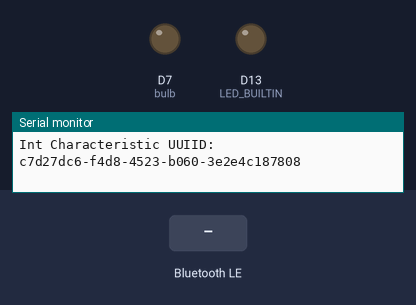
The sketch below on a simulated Arduino Nano 33 IoT. Shown: output pins drawn as LEDs (lit = HIGH), the last lines printed to the serial monitor. The inputs (shaded band) are chosen by the test bench. Nothing arrives over Bluetooth unless stated; a phone connects over Bluetooth LE 3 s after start.

Above: at 1.3 s.
1.4 s: Bluetooth LE write "on" received
At 3.8 s:
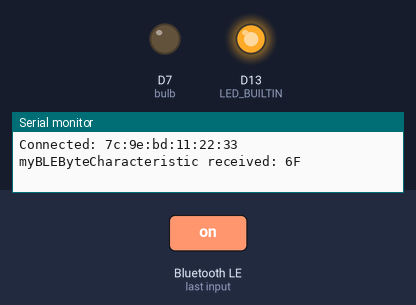
4.4 s: Bluetooth LE write "1" received
Timing chart, 0 to 7.4 s (numbered marks = the images above; inputs shaded):
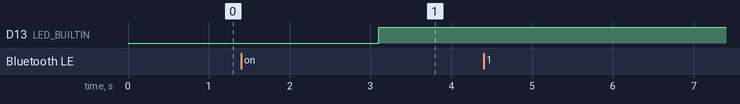

The sketch:

Bluetooth_lamp_control.ino
```cpp
/*
 * Arduino nano RP2040 Connect exercise:
 * as BLE Peripheral
 *
 * reference:
 * ArduinoBLE library-
 * https://www.arduino.cc/en/Reference/ArduinoBLE
 *
 * In my implementation:
 * BLEByteCharacteristic written event checked by polling.
 * BLEStringCharacteristic/BLEIntCharacteristic using event haandler.
 *
 */
#include <ArduinoBLE.h>

/*  Visit Online GUID / UUID Generator
 *  (https://www.guidgenerator.com/)
 *  to generate your uuid
 */
const char* serviceUUID = "20a07a95-8c12-484c-94fa-b828c4465a3c";
const char* byteCharUUID = "d34dda3b-7b4a-4ce3-9666-a8338db4e604";
const char* stringCharUUID = "41281b9c-8dc4-4649-8cbe-c39fa01513e2";
const char* intCharUUID = "c7d27dc6-f4d8-4523-b060-3e2e4c187808";

const char* myLocalName = "MyBLE";

BLEService myBLEService(serviceUUID);
BLEByteCharacteristic myBLEByteCharacteristic(byteCharUUID,
                                              BLERead | BLEWrite);
BLEStringCharacteristic myBLEStringCharacteristic(stringCharUUID,
                                                  BLERead | BLEWrite, 10);  //max length = 10
BLEIntCharacteristic myBLEIntCharacteristic(intCharUUID,
                                            BLERead | BLEWrite);

int bulb = 7;


void setup() {
  pinMode(bulb, OUTPUT);

  pinMode(LED_BUILTIN, OUTPUT);
  digitalWrite(LED_BUILTIN, LOW);
  Serial.begin(115200);
  delay(100);
  digitalWrite(LED_BUILTIN, HIGH);

  //Started, connect Serial to begin
  while (!Serial)
    ;
  Serial.println("\n---Start ---");
  digitalWrite(LED_BUILTIN, LOW);

  Serial.println("Initialize BLE...");
  if (!BLE.begin()) {
    Serial.println("Starting BLE failed!");
    while (1)
      ;
  }
  Serial.println("BLE initialized.");
  Serial.print("MAC: ");
  Serial.println(BLE.address());
  Serial.println("Service UUIID: \t\t\t" + String(serviceUUID));
  Serial.println("Byte Characteristic UUIID: \t" + String(byteCharUUID));
  Serial.println("String Characteristic UUIID: \t" + String(stringCharUUID));
  Serial.println("Int Characteristic UUIID: \t" + String(intCharUUID));

  Serial.println();

  BLE.setLocalName(myLocalName);
  BLE.setAdvertisedService(myBLEService);
  myBLEService.addCharacteristic(myBLEByteCharacteristic);
  myBLEService.addCharacteristic(myBLEStringCharacteristic);
  myBLEService.addCharacteristic(myBLEIntCharacteristic);
  BLE.addService(myBLEService);

  myBLEStringCharacteristic.setEventHandler(BLEWritten, myBLEString_Written_Hndl);
  myBLEIntCharacteristic.setEventHandler(BLEWritten, myBLEInt_Written_Hndl);

  BLE.advertise();
}

void loop() {
  BLEDevice central = BLE.central();

  if (central) {
    digitalWrite(LED_BUILTIN, HIGH);
    Serial.print("Connected: ");
    Serial.println(central.address());

    while (central.connected()) {

      if (myBLEByteCharacteristic.written()) {
        byte valByte = myBLEByteCharacteristic.value();
        Serial.print("myBLEByteCharacteristic received: ");
        Serial.println(valByte, HEX);
      }
    }

    digitalWrite(LED_BUILTIN, LOW);
    Serial.println("Disconnected.");
  }
}

// Event Handler for myBLEStringCharacteristic Written
// Print received Sring, and write back in upper case.
void myBLEString_Written_Hndl(BLEDevice central, BLECharacteristic characteristic) {
  Serial.print("BLEStringCharacteristic event, written: ");

  Serial.println("myBLEStringCharacteristic received: len=" + String(myBLEStringCharacteristic.valueLength()));
  String valString = myBLEStringCharacteristic.value();
  valString.toLowerCase();
  if (valString == "on") {
    digitalWrite(bulb, HIGH);
  } else if (valString == "off") {
    digitalWrite(bulb, LOW);
    }
  Serial.println(valString);
  valString.toUpperCase();
  Serial.println(valString);
  myBLEStringCharacteristic.setValue(valString);
}

// Event Handler for myBLEIntCharacteristic Written
void myBLEInt_Written_Hndl(BLEDevice central, BLECharacteristic characteristic) {
  Serial.print("BLEIntCharacteristic event, written: ");

  int valInt = myBLEIntCharacteristic.value();
  Serial.println(valInt);
}
```
